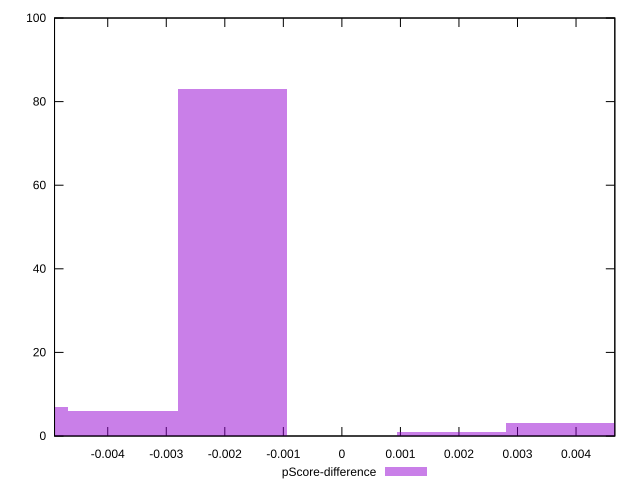

This figure's gnuplot source:
reset

$pScoreDifference <<EOF
0.0037375565114028814 3
-0.0018687782557014407 83
-0.0037375565114028814 6
-0.005606334767104322 7
0.0018687782557014407 1
EOF

set key outside below
set boxwidth 0.0018687782557014407
set xrange [-0.00490877788239108:0.0046626525519175566]
set yrange [0:100]
set trange [0:100]
set style fill transparent solid 0.5 noborder
set terminal svg size 640, 490 enhanced background rgb 'white'
set output "report_00009_2021-02-08T22-37-41.559Z/interactive/samples/pages+cached+noadtech+nomedia+nocss/pScore-difference/histogram.svg"

plot $pScoreDifference title "pScore-difference" with boxes

reset
